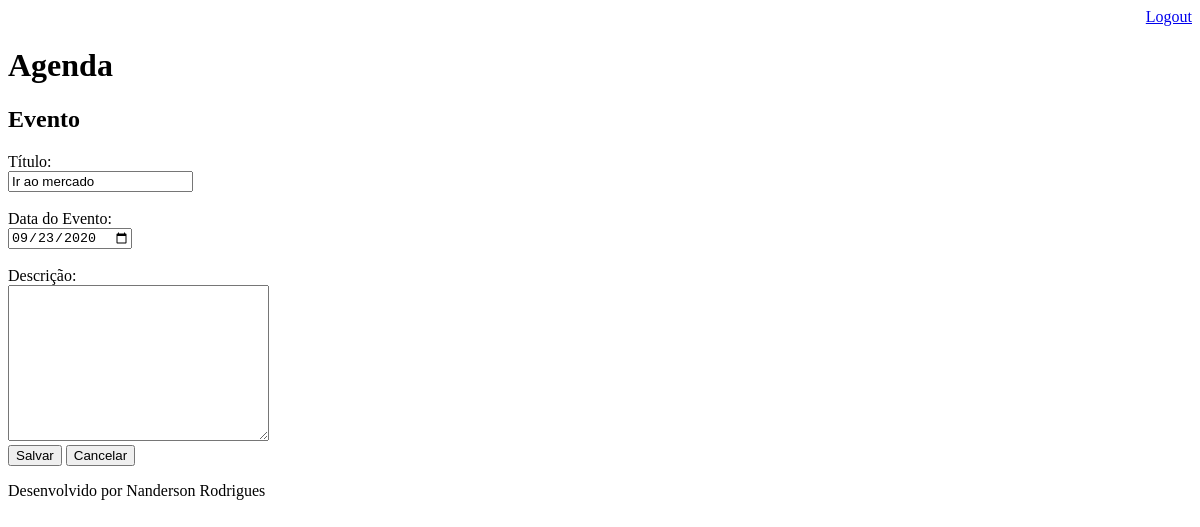
/agenda/evento/?id=3 (signed in), run on an earlier commit of the app's database.
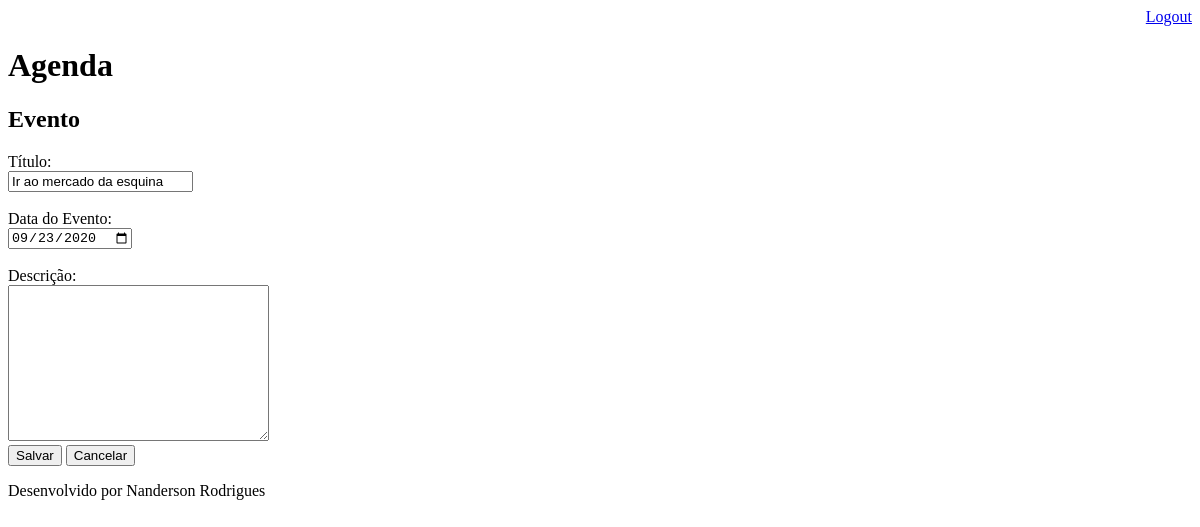
And on a later commit of the database.
### core/models.py (models this page shows, shortened)
class Evento (models.Model):
    titulo = models.CharField(max_length=100)
    descricao = models.TextField(blank=True, null=True)
    data_evento = models.DateField()
    data_criacao = models.DateTimeField(auto_now=True)
    usuario = models.ForeignKey(User, on_delete=models.CASCADE)
    def get_data_input_evento (self) :
        return self.data_evento.strftime('%Y-%m-%d')

### core/views.py (the view)
# urls.py: path('agenda/evento/', views.evento),
@login_required(login_url='/login/')
def evento (request) :
    id_evento = request.GET.get('id')
    dados = {}
    if id_evento:
        dados['evento'] = Evento.objects.get(id=id_evento)
    return render(request, 'evento.html', dados)

### templates/evento.html (shortened to what this page needs)
{% extends "model-page.html" %}
{% block content %}
    <h2>Evento</h2>
    <form action="submit/" method="POST"> {% csrf_token %}
        <label>Título:</label> <br>
        <input type="text" name="titulo" value="{{ evento.titulo }}"> <br> <br>
        <label>Data do Evento: </label> <br>
        <input type="date" name="data_evento" value="{{ evento.get_data_input_evento }}"> <br> <br>
        <label>Descrição: </label> <br>
        <textarea name="descricao" cols="30" rows="10" >{{ evento.descricao }}</textarea> <br>
        <button type="submit">Salvar</button>
        <a href="/">
            <button type="button">Cancelar</button>
        </a>
    </form>
{% endblock %}

What changed in the data, as far as the page shows it:
changed Evento: titulo "Ir ao mercado" → "Ir ao mercado da esquina"
